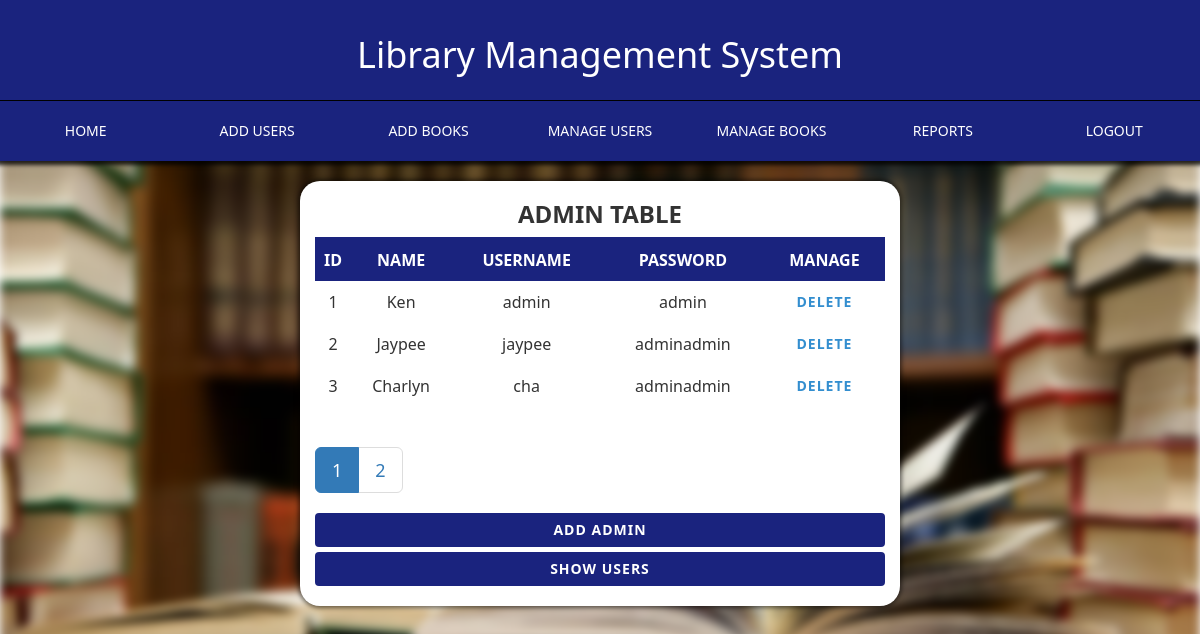
The page /showadmin.php?page=1 (signed in) on the database its author committed.
### tables this page shows
CREATE TABLE `admintbl` (
  `id` int(11) NOT NULL,
  `name` varchar(50) NOT NULL,
  `user` varchar(50) NOT NULL,
  `pass` varchar(50) NOT NULL
);

### showadmin.php (the view, shortened to what this page needs)
<html>
	<head>
		<link rel="stylesheet" type="text/css" href="./css/bootstrap.min.css">
		<link rel="stylesheet" type="text/css" href="./css/custom.css">
	</head>
	<body>
		<?php include 'loader.php'; ?>
	<?php include "./header2.php"; ?>
			<div class="row">
				<div class="col-md-3"></div>
				<div class="col-md-6 form">
					<h3 class="text-center title">ADMIN TABLE</h3>
					<table class="table-success table-hover">
						<tr class="heading-table">
							<td>ID</td>
							<td>NAME</td>
							<td>USERNAME</td>
							<td>PASSWORD</td>
							<td>MANAGE</td>
						</tr>
						<?php
						include('./connect.php');
						$curr_page = $_GET["page"];
						if($curr_page=="" || $curr_page=="1"){
							$curr_page = 0;
						}
						else{
							$curr_page = ($curr_page*3) - 3;
						}
						$query = "SELECT * FROM admintbl limit $curr_page,3";
						$query2 = "SELECT * FROM admintbl";
						$counter = 0;
						$sql2 = mysqli_query($db_connect, $query2);
						if($sql = mysqli_query($db_connect, $query)){
							$total_rows2 = mysqli_num_rows($sql2);
							$num_pages = ceil($total_rows2/3);
							while($row = mysqli_fetch_array($sql)) {
									if($counter == 0)
										echo '<tr>';
							?>
								<td><?php echo $row['id'] ?></td>
								<td><?php echo $row['name']?></td>
								<td><?php echo $row['user']?></td>
								<td><?php echo $row['pass']?></td>
									<td><form class="link-form" action="./delete.php" method="post"><input type="hidden" name="id" value="<?php echo $row['id'] ?>" /><input type="submit" name="submit_delete_admin" value="DELETE" class="link btn btn-block btn-login" /></form> </td>
							<?php
									if($counter%6 == 0)
										echo '</tr>';
							}
						}
						?>
					</table>
					<nav aria-label="Page navigation example">
 							 <ul class="pagination pagination-lg ">
					<?php
						 for ($i=1; $i <= $num_pages; $i++) {
								?>
								<li class="page-item <?php if($i == $_GET['page']) echo 'active'; ?>">
								<a href="./showadmin.php?page=<?php echo $i ?> "?>
										 <?php echo $i; ?>
								</a>
									</li>
								<?php
							}
							?>
							</ul>
						</nav>
					<a href="./addAdmin.php" class="btn btn-block btn-login">ADD ADMIN</a>
					<a href="./manUser.php" class="btn btn-block btn-login">SHOW USERS</a>
					<br>
				</div>
				<div class="col-md-3"></div>
			</div>
		</div>
	</body>
</html>

### css/custom.css (style rules this page uses)
body { font-family: 'Segoe UI'; }
.form { margin:auto; margin-top: 20px; background: #fff; border-radius: 20px; box-shadow: 0px 0px 4px 2px rgba(0,0,0,0.5); }
.btn-login { background: #1A237E; font-weight: 700; letter-spacing: 1px; color: #fff; }
.title { font-weight: 700; }
table { width: 100%; margin: 0 auto; margin-bottom: 20px }
table td { border: 0px solid #000; text-align: center; padding: 10px 2px; }
.heading-table { font-weight: 600; background: #1A237E; color: #fff; }
.link { border: 0; padding: 0; display: inline; background: none; color: #338ECF; }
.link-form { display: inline; }
.heading-table { border-top: 2px solid #1A237E; }

### rows shown on the page
admintbl: id "1", name "Ken", user "admin", pass "admin"
admintbl: id "2", name "Jaypee", user "jaypee", pass "adminadmin"
admintbl: id "3", name "Charlyn", user "cha", pass "adminadmin"
